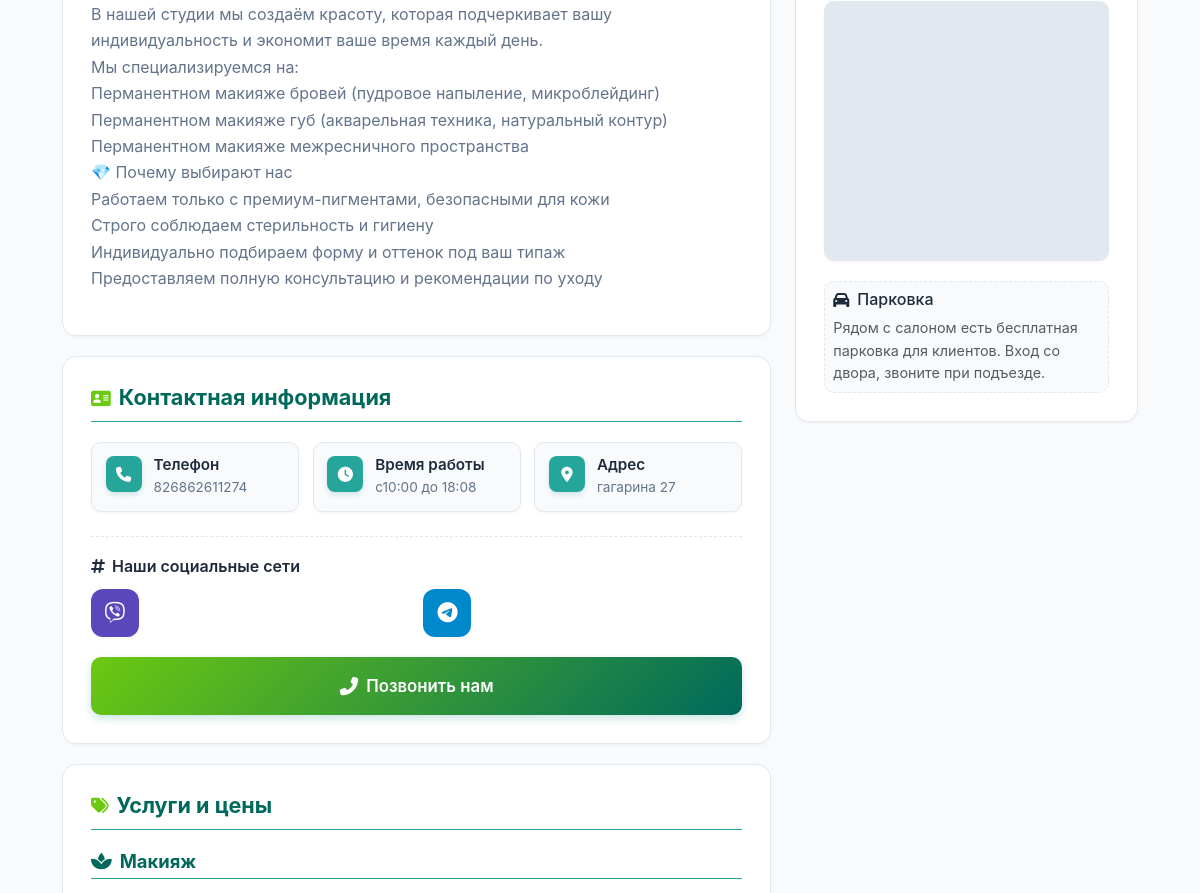
Before: /showcase/showcase/1Yur1on/ (middle part) with the older database file.
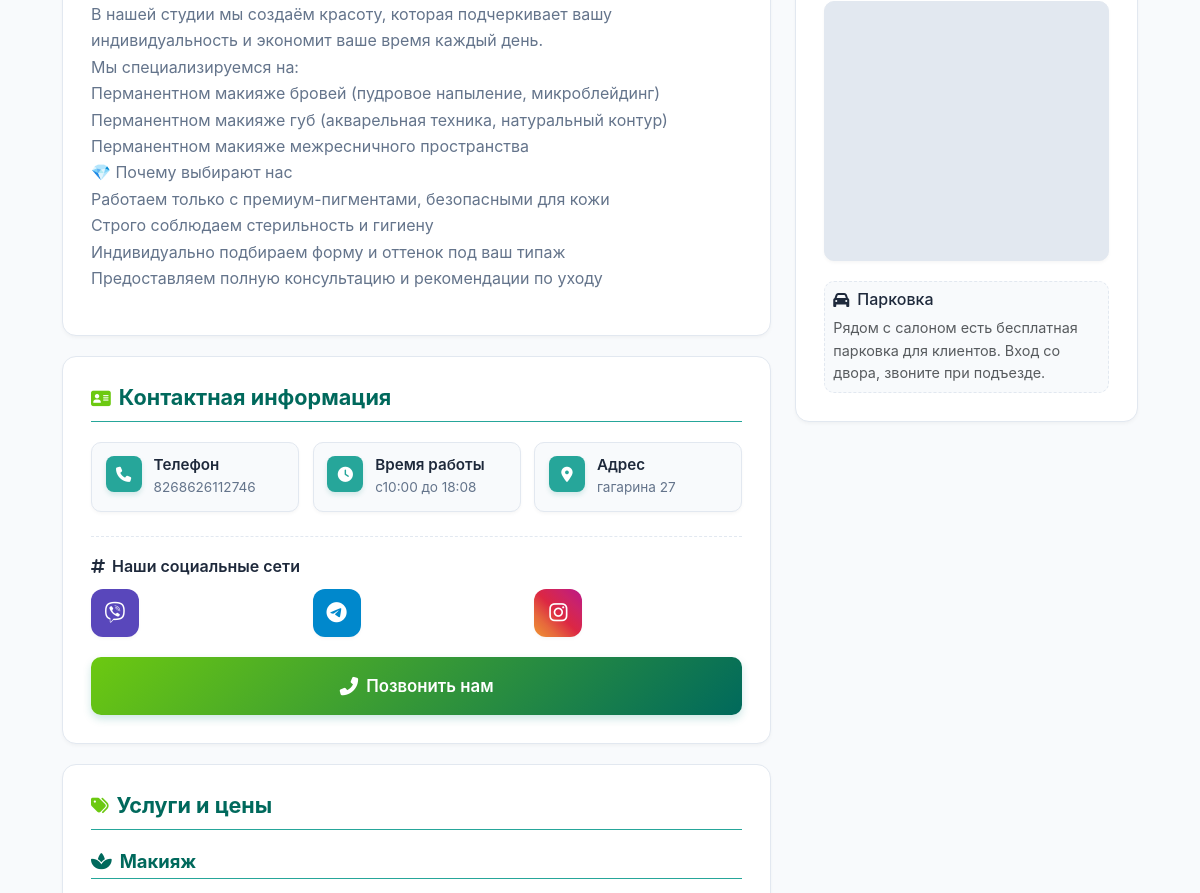
After: the same page with the newer database file.
### accounts/models.py (models this page shows, shortened)
class WorkshopProfile(models.Model):
    user = models.OneToOneField(User, on_delete=models.CASCADE)
    workshop_name = models.CharField(max_length=100, verbose_name='Название бьюти-студии')
    workshop_address = models.CharField(max_length=255, verbose_name='Адрес')
    phone = models.CharField(max_length=20, verbose_name='Телефон бьюти-студии')
    city = models.CharField(max_length=100, blank=True, verbose_name='Город')
    activity_area = models.ManyToManyField(ActivityArea, verbose_name='Сферы деятельности')
    description = models.TextField(blank=True, verbose_name='Описание')
    working_hours = models.CharField(max_length=255, blank=True, verbose_name='Время работы')
    class Meta:
        verbose_name = 'Профиль бьюти-студии'
        verbose_name_plural = 'Профили бьюти-студий'

### showcase/views.py (the view)
# urls.py: path('showcase/<str:username>/', views.view_showcase, name='view_showcase'),
def view_showcase(request, username):
    user = get_object_or_404(User, username=username)
    is_owner = request.user.is_authenticated and request.user == user
    try:
        workshop = user.workshopprofile
    except WorkshopProfile.DoesNotExist:
        logger.error(f"WorkshopProfile не найден для пользователя {username}")
        return render(request, 'showcase/not_found.html', {'username': username})
    try:
        showcase = workshop.showcase
    except Showcase.DoesNotExist:
        if is_owner:
            logger.warning(f"Витрина не найдена для пользователя {username}, перенаправление на редактирование")
            return redirect('showcase:edit_showcase')
        logger.error(f"Витрина не найдена для пользователя {username}")
        return render(request, 'showcase/not_found.html', {'username': username})
    gallery = showcase.gallery_images.all()
    prices = ServicePrice.objects.filter(workshop=workshop)
    grouped_prices = OrderedDict()
    CATEGORY_TRANSLATIONS = {
        'hair': 'Уход за волосами',
        'nails': 'Ногтевой сервис',
        'cosmetology': 'Косметология',
        'makeup': 'Макияж',
        'brows_lashes': 'Уход за бровями и ресницами',
        'epilation': 'Эпиляция и депиляция',
        'body': 'Массаж и уход за телом',
        'tattoo_piercing': 'Тату и пирсинг',
        'styling': 'Стилистика и имидж',
        'kids': 'Детская бьюти-сфера',
        'alternative': 'Альтернативные направления',
        'education': 'Обучение и менторство'
    }
    for price in prices:
        cat = CATEGORY_TRANSLATIONS.get(price.activity_area.category, price.activity_area.get_category_display())
        grouped_prices.setdefault(cat, []).append(price)
    upload_form = GalleryImageForm()
    return render(request, 'showcase/view_showcase.html', {
        'workshop': workshop,
        'showcase': showcase,
        'gallery': gallery,
        'is_owner': is_owner,
        'grouped_prices': grouped_prices,
        'upload_form': upload_form
    })

### accounts/context_processors.py (called while the page is built, shortened)
def user_type(request):
    return {'is_workshop': False, 'is_client': False}

### showcase/templates/showcase/view_showcase.html (shortened to what the changed rows need)
{% extends 'base.html' %}
{% load static format_duration %}
{% block content %}
<div class="showcase-container">
  <div class="row">
    <div class="col-lg-8">
      <div class="content-section">
        <p class="description-text">{{ workshop.description|default:"Мы предлагаем профессиональные бьюти-услуги высшего качества. Наша команда состоит из опытных мастеров, которые следят за последними тенденциями индустрии красоты."|linebreaksbr }}</p>
      </div>
      <div class="content-section">
        <h2 class="section-title"><i class="fas fa-address-card"></i> Контактная информация</h2>
        <div class="contact-grid">
          <div class="contact-card">
            <div class="contact-info">
              <h4>Телефон</h4>
              <p>{{ workshop.phone|default:"Не указан" }}</p>
            </div>
          </div>
          <div class="contact-card">
            <div class="contact-info">
              <h4>Время работы</h4>
              <p>{{ workshop.working_hours|default:"Не указано" }}</p>
            </div>
          </div>
          <div class="contact-card">
            <div class="contact-info">
              <h4>Адрес</h4>
              <p>{{ workshop.workshop_address|default:"Адрес не указан" }}</p>
            </div>
          </div>
        </div>
        <div class="social-section">
          <div class="social-grid">
            {% if showcase.instagram %}
              {% if showcase.instagram|slice:":4" == "http" %}
                <a href="{{ showcase.instagram }}" target="_blank" rel="noopener" class="social-icon instagram" title="Instagram профиль">
                  <i class="fab fa-instagram"></i>
                </a>
              {% else %}
                <a href="https://instagram.com/{{ showcase.instagram|urlencode }}" target="_blank" class="social-icon instagram" title="Instagram профиль">
                  <i class="fab fa-instagram"></i>
                </a>
              {% endif %}
            {% endif %}
          </div>
        </div>
      </div>
      <div class="content-section">
        <h2 class="section-title"><i class="fas fa-tags"></i> Услуги и цены</h2>
      </div>
    </div>
  </div>
</div>
{% endblock %}

Changed rows visible on the page:
changed WorkshopProfile "с10:00 до 18:08": phone "826862611274" → "8268626112746"
